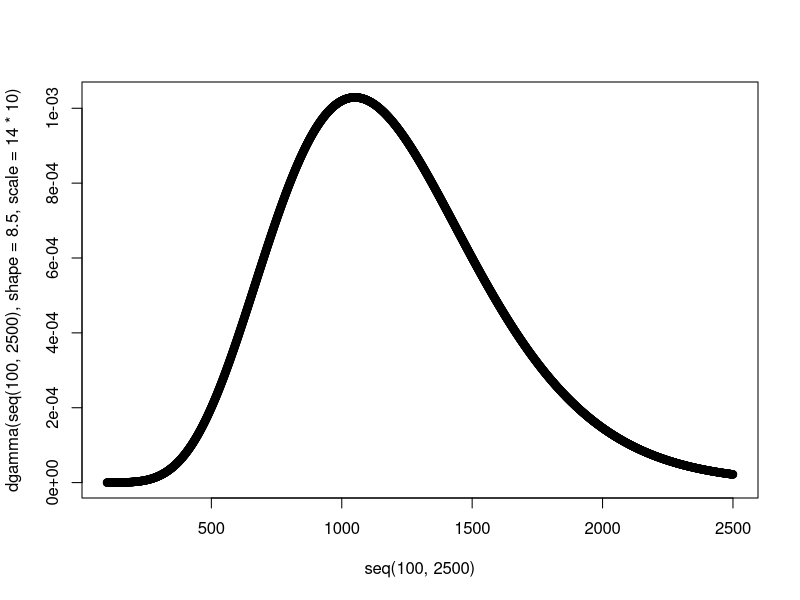
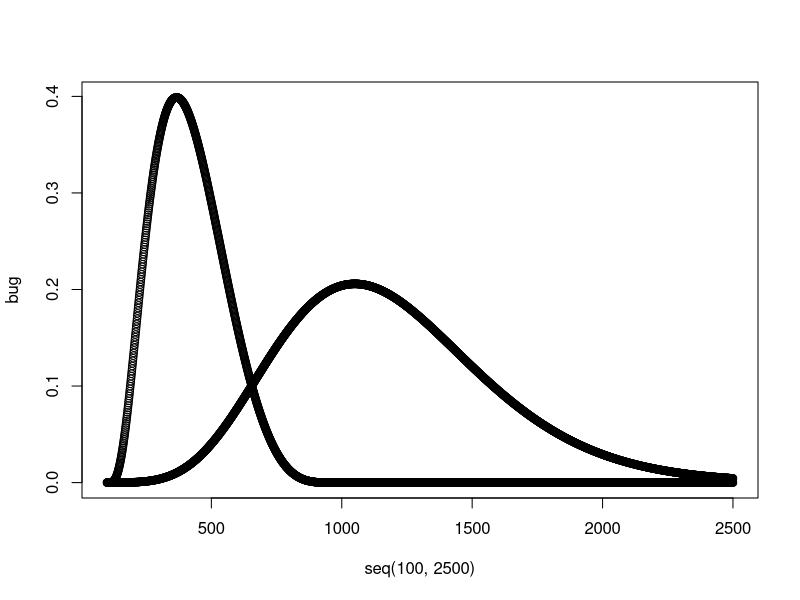
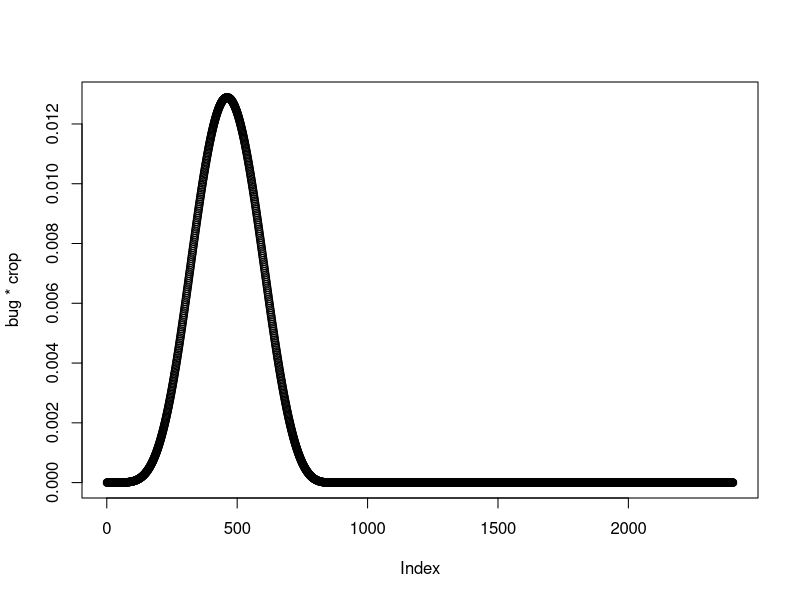

Here is the R script that generated these plots, in order:


#Canola

plot(seq(100, 2500), dgamma(seq(100, 2500), shape = 8.5, scale = 14*10))

pgamma(880, shape = 8.5, scale = 14*10)


pgamma(1200, shape = 8.5, scale = 14*10)



# cabbage seedpod weevil


dJohnSB_ph <- function(x) {
  gamma = 1.0737
  delta = 1.2394
  xi = 100
  lambda = 900
  dnorm(gamma + delta * (log((x - xi) / (lambda - (x - xi)))), 0 , 1)
}


bug = dJohnSB_ph(seq(100, 2500))
bug[which(is.nan(bug))] <- 0

crop = dgamma(seq(100, 2500), shape = 8.5, scale = 14*10)*200


plot(seq(100, 2500), bug)

points(seq(100, 2500), crop)


plot(bug*crop)
